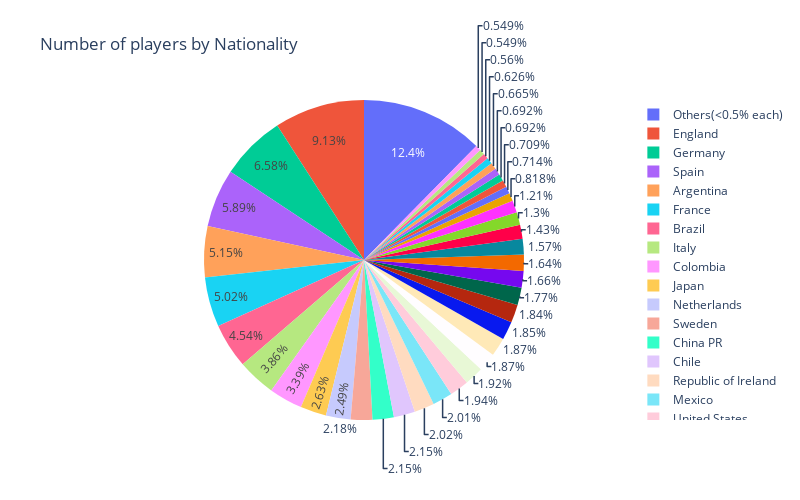

Source (notebook cell):
### Code cell
plot_pie_count(df, 'Nationality')

### Figure 1 — Plotly figure (JSON) as saved in the notebook; plotly's stock layout.template omitted (floating-point values rounded to 4 significant figures)
{"data": [{"labels": ["England", "Germany", "Spain", "Argentina", "France", "Brazil", "Italy", "Colombia", "Japan", "Netherlands", "Sweden", "China PR", "Chile", "Republic of Ireland", "Mexico", "United States", "Poland", "Norway", "Saudi Arabia", "Denmark", "Korea Republic", "Portugal", "Turkey", "Austria", "Scotland", "Belgium", "Australia", "Switzerland", "Uruguay", "Senegal", "Wales", "Serbia", "Croatia", "Nigeria", "Ghana", "Greece", "Czech Republic", "Ivory Coast", "Others(<0.5% each)"], "type": "pie", "values": [1662, 1198, 1072, 937, 914, 827, 702, 618, 478, 453, 397, 392, 391, 368, 366, 353, 350, 341, 340, 336, 335, 322, 303, 298, 286, 260, 236, 220, 149, 130, 129, 126, 126, 121, 114, 102, 100, 100, 2255]}], "layout": {"height": 500, "title": {"text": "Number of players by Nationality"}, "width": 800}}
